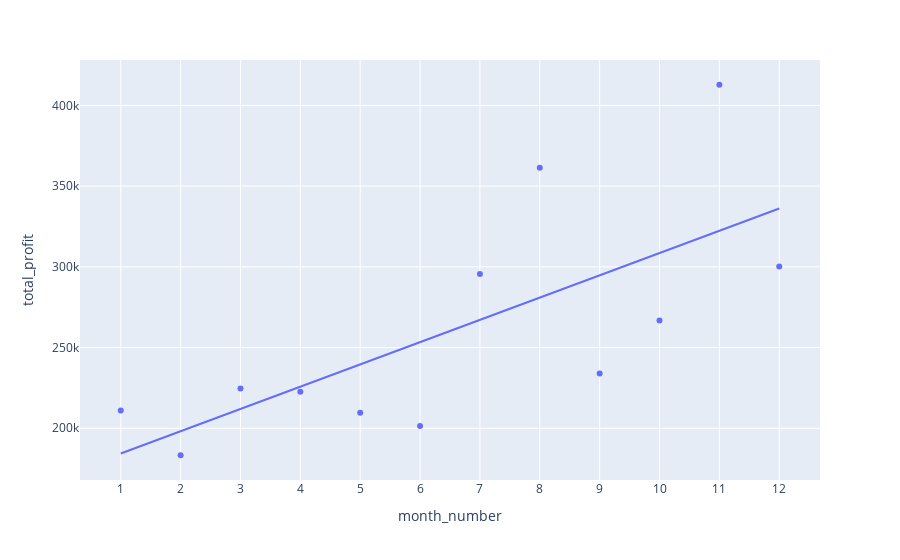

Source (notebook cell):
### Code cell
# scatter plot
fig = px.scatter(df, x="month_number", y="total_profit", trendline="ols")
fig.update_xaxes(type='category')
fig.update_layout(hovermode="x")
fig.show()

### Figure 1 — Plotly figure (JSON) as saved in the notebook; plotly's stock layout.template omitted (floating-point values rounded to 4 significant figures)
{"data": [{"hovertemplate": "month_number=%{x}<br>total_profit=%{y}<extra></extra>", "legendgroup": "", "marker": {"color": "#636efa", "symbol": "circle"}, "mode": "markers", "name": "", "orientation": "v", "showlegend": false, "type": "scatter", "x": [1, 2, 3, 4, 5, 6, 7, 8, 9, 10, 11, 12], "xaxis": "x", "y": [211000, 183300, 224700, 222700, 209600, 201400, 295500, 361400, 234000, 266700, 412800, 300200], "yaxis": "y"}, {"hovertemplate": "<b>OLS trendline</b><br>total_profit = 13799.7 * month_number + 170577<br>R<sup>2</sup>=0.503156<br><br>month_number=%{x}<br>total_profit=%{y} <b>(trend)</b><extra></extra>", "legendgroup": "", "marker": {"color": "#636efa", "symbol": "circle"}, "mode": "lines", "name": "", "showlegend": false, "type": "scatter", "x": [1, 2, 3, 4, 5, 6, 7, 8, 9, 10, 11, 12], "xaxis": "x", "y": [184400.0, 198200.0, 212000.0, 225800.0, 239600.0, 253400.0, 267200.0, 281000.0, 294800.0, 308600.0, 322400.0, 336200.0], "yaxis": "y"}], "layout": {"hovermode": "x", "legend": {"tracegroupgap": 0}, "margin": {"t": 60}, "xaxis": {"anchor": "y", "domain": [0, 1], "title": {"text": "month_number"}, "type": "category"}, "yaxis": {"anchor": "x", "domain": [0, 1], "title": {"text": "total_profit"}}}}
